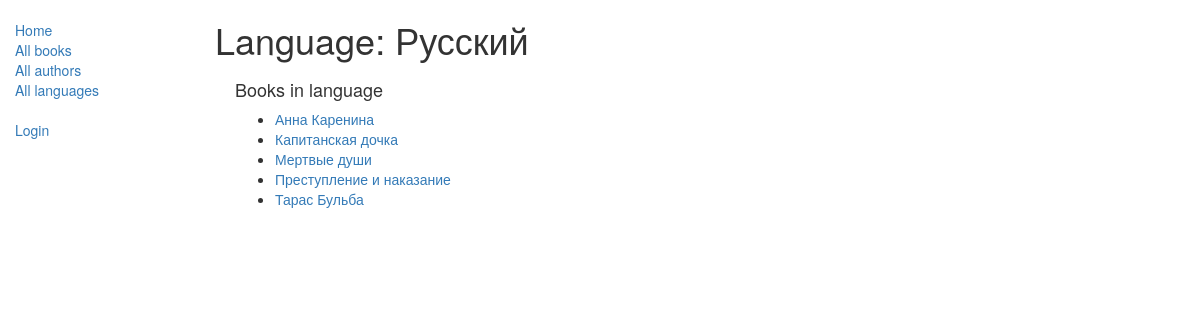
The app's page /catalog/language/2 with its own data.
### catalog/models.py (models this page shows, shortened)
class Language(models.Model):
    name = models.CharField(max_length=200,unique=True,help_text="Enter the book's natural language (e.g. English, French, Japanese etc.)")
    class Meta:
        constraints = [UniqueConstraint(Lower('name'),name='language_name_case_insensitive_unique',violation_error_message = "Language already exists (case insensitive match)"),]

class Book(models.Model):
    title = models.CharField(max_length=200)
    author = models.ForeignKey('Author', on_delete=models.SET_NULL, null=True)
    summary = models.TextField(max_length=1000, help_text='Enter a brief description of the book')
    isbn = models.CharField('ISBN', max_length=13,help_text='13 Character <a href="https://www.isbn-international.org/content/what-isbn">ISBN number</a> ')
    genre = models.ManyToManyField(Genre, help_text='Select a genre for this book')
    language = models.ForeignKey('Language', on_delete=models.SET_NULL, null=True)
    class Meta:
        ordering = ['title', 'author']
    def display_genre(self):
        return ', '.join([genre.name for genre in self.genre.all()[:3]])
    display_genre.short_description = 'Genre'
    def get_absolute_url(self):
        return reverse('book-detail', args=[str(self.id)])

### catalog/views.py (the view)
# urls.py: path('language/<int:pk>', views.LanguageDetailView.as_view(), name = 'language-detail'),
class LanguageDetailView(generic.DetailView):
    model = Language

### catalog/templates/catalog/language_detail.html (shortened to what this page needs)
{% extends "base_generic.html" %}
{% block content %}
<h1>Language: {{ language.name }}</h1>
<div style="margin-left:20px;margin-top:20px">
<h4>Books in language</h4>
<ul>
  {% for copy in language.book_set.all %}
  <li>
    <a href="{{ copy.get_absolute_url }}">{{ copy.title }}</a>
  </li>
  {% empty %}
  <li>There are no books in this language.</li>
  {% endfor %}
</ul>
{% endblock %}
{% block sidebar %}
  {{ block.super }}
{% endblock %}

### records on screen
Language: name "Русский"
Book: title "Анна Каренина"
Book: title "Капитанская дочка"
Book: title "Мертвые души"
Book: title "Преступление и наказание"
Book: title "Тарас Бульба"
